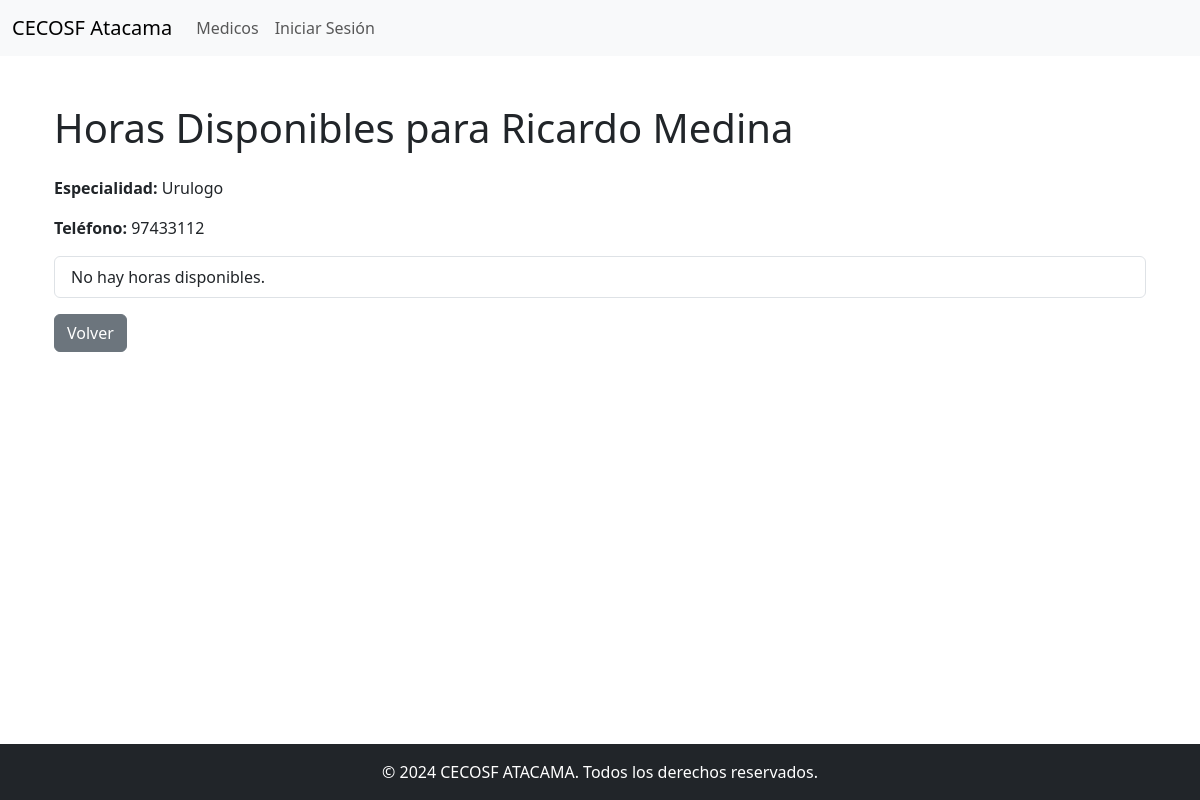
The app's page /personas/ver_horas_medico/1/, older data.
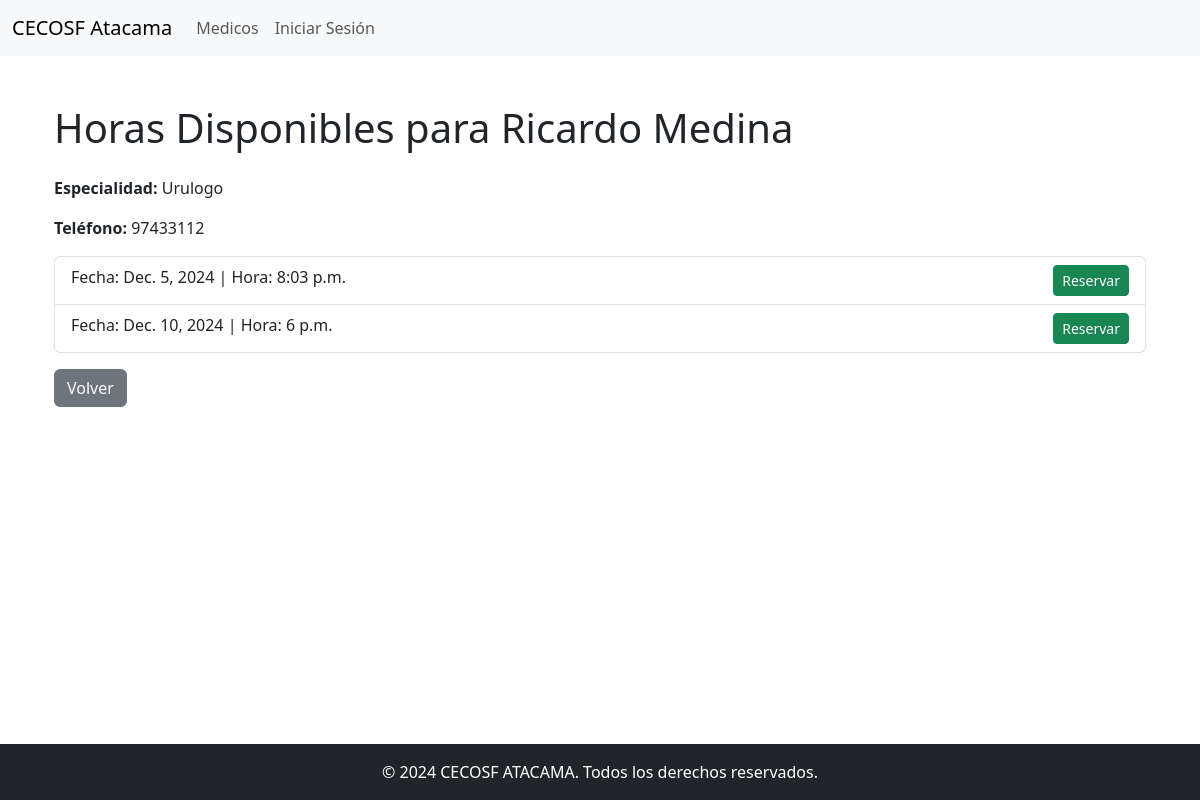
The same page, newer data.
### personas/models.py (models this page shows, shortened)
class Hora(models.Model):
    medico = models.ForeignKey(Medico, on_delete=models.CASCADE, related_name="horas")
    fecha = models.DateField()
    hora = models.TimeField()
    disponible = models.BooleanField(default=True)
    usuario = models.ForeignKey(User, null=True, blank=True, on_delete=models.SET_NULL)

### personas/views.py (the view)
# urls.py: path('ver_horas_medico/<int:medico_id>/', views.ver_horas_medico, name='ver_horas_medico'),
def ver_horas_medico(request, medico_id):
    medico = get_object_or_404(Medico, id=medico_id)
    horas = medico.horas.filter(disponible=True).order_by('fecha', 'hora')
    return render(request, 'personas/ver_horas_medico.html', {'medico': medico, 'horas': horas})

### personas/templates/personas/ver_horas_medico.html (shortened to what this page needs)
{% extends 'personas/base.html' %}
{% load static %}
{% block content %}
<div class="container">
    <h1 class="mb-4">Horas Disponibles para {{ medico.nombre }}</h1>
    <p><strong>Especialidad:</strong> {{ medico.especialidad }}</p>
    <p><strong>Teléfono:</strong> {{ medico.telefono }}</p>
    <ul class="list-group">
        {% for hora in horas %}
        <li class="list-group-item">
            Fecha: {{ hora.fecha }} | Hora: {{ hora.hora }}
            {% if hora.disponible %}
                <a href="{% url 'reservar_hora' hora.id %}" class="btn btn-success btn-sm float-end">Reservar</a>
            {% else %}
                <span class="badge bg-danger float-end">Reservada</span>
            {% endif %}
        </li>
        {% empty %}
        <li class="list-group-item">No hay horas disponibles.</li>
        {% endfor %}
    </ul>
    <a href="{% url 'listamedicos' %}" class="btn btn-secondary mt-3">Volver</a>
</div>
{% endblock %}

Row changes from the older to the newer data that the page shows:
added Hora: fecha "Dec. 5, 2024", hora "8:03 p.m.", disponible "Reservar"
now on this page (row edited): Hora: fecha "Dec. 10, 2024", hora "6 p.m.", disponible "Reservar"
Text that changed along with them:
text no longer shown: "No hay horas disponibles."
